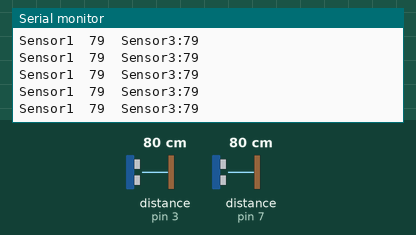
The sketch below on a simulated Arduino Uno, built with avr-gcc and run on an emulated ATmega328P. On the bench: the last lines printed to the serial monitor. Wiring (inferred from the names in the program): 2 × ultrasonic range finder: trigger pin 2, echo pin 3 / trigger pin 6, echo pin 7. The inputs (shaded band) are chosen by the test bench; at power-on: distance to the obstacle (sensors on pin 3, pin 7) 80 cm. The echo pulse lasts 58.3 µs per cm.

Above: at 1.2 s.
1.3 s: distance to the obstacle (sensor on pin 3) set to 9 cm
At 1.35 s:
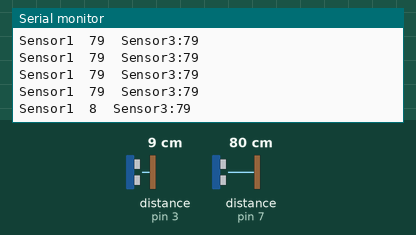
4.3 s: distance to the obstacle (sensor on pin 7) set to 9 cm
At 4.35 s:
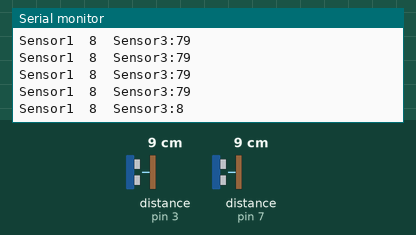
7.3 s: distance to the obstacle (sensor on pin 3) set to 2 cm
At 7.35 s:
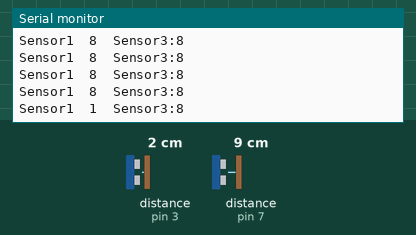
10.3 s: distance to the obstacle (sensor on pin 7) set to 2 cm
At 10.31 s:
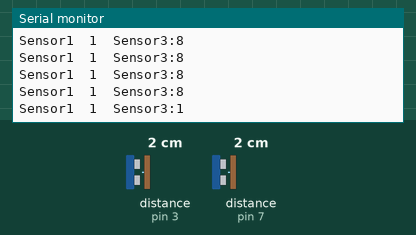
13.3 s: distance to the obstacle (sensor on pin 3) set to 120 cm
At 13.36 s:
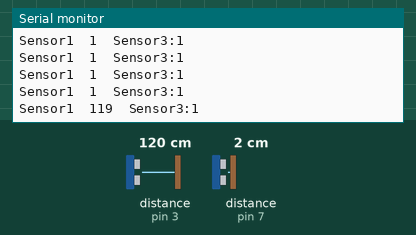
16.3 s: distance to the obstacle (sensor on pin 7) set to 4 cm
At 16.35 s:
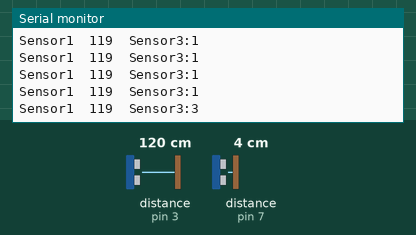
Timing chart, 0 to 19.3 s (numbered marks = the images above; inputs shaded):
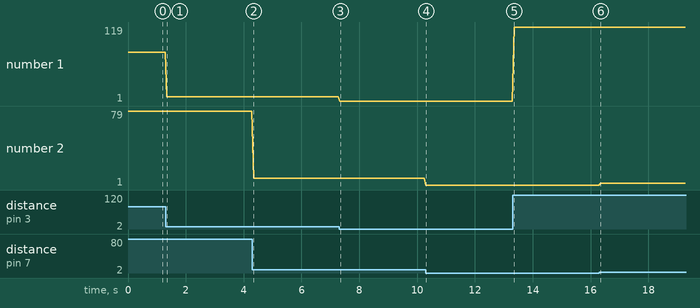

The sketch:

ultrasonic2.ino
```cpp
int trigPin1=2;
int echoPin1=3;

int trigPin2=4;
int echoPin2=5;

int trigPin3=6;
int echoPin3=7;

void setup() {
  Serial.begin (9600);
  pinMode(trigPin1, OUTPUT);
  pinMode(echoPin1, INPUT);
   pinMode(trigPin2, OUTPUT);
  pinMode(echoPin2, INPUT);
   pinMode(trigPin3, OUTPUT);
  pinMode(echoPin3, INPUT);

}

void loop() {
  long duration1, distance1;
  digitalWrite(trigPin1, LOW);  // Added this line
  delayMicroseconds(2); // Added this line
  digitalWrite(trigPin1, HIGH);
  delayMicroseconds(10); // Added this line
  digitalWrite(trigPin1, LOW);
  duration1 = pulseIn(echoPin1, HIGH);
  distance1 = (duration1/2) / 29.1;

    Serial.print ( "Sensor1  ");
    Serial.print ( distance1);

  long duration3, distance3;
  digitalWrite(trigPin3, LOW);  // Added this line
  delayMicroseconds(2); // Added this line
  digitalWrite(trigPin3, HIGH);
  delayMicroseconds(10); // Added this line
  digitalWrite(trigPin3, LOW);
  duration3 = pulseIn(echoPin3, HIGH);
  distance3= (duration3/2) / 29.1;

  Serial.print("  Sensor3:");
    Serial.println(distance3);

 delay(50);

}
```

Measured:
- after the input at 1.3 s, the serial monitor: prints a new line at once (image 1)
- after the input at 4.3 s, the serial monitor: prints a new line at once (image 2)
- after the input at 7.3 s, the serial monitor: prints a new line at once (image 3)
- after the input at 13.3 s, the serial monitor: prints a new line after 0.05 s (image 5)
- after the input at 16.3 s, the serial monitor: prints a new line at once (image 6)
- plotted number 1: 79 → 8 after the input at 1.3 s, 1 → 119 after the input at 13.3 s
